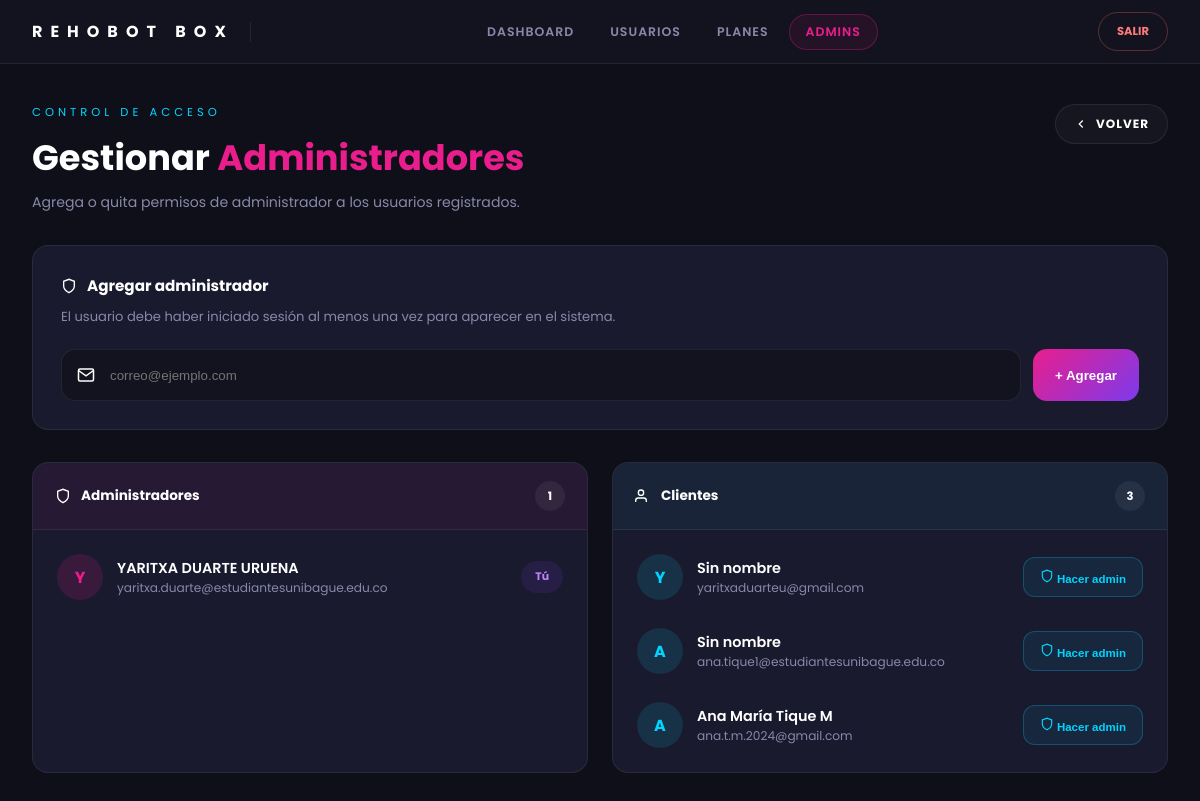
/panel_admin/admins/ (signed in), run on the app's committed database.
### usuarios/models.py (models this page shows, shortened)
class Usuario(AbstractUser):
    ROLES = [
        ('cliente', 'Cliente'),
        ('admin', 'Administrador'),
    ]
    rol = models.CharField(max_length=20, choices=ROLES, default='cliente')
    telefono = models.CharField(null=True, blank=True)
    tipo_documento = models.CharField(max_length=20, null=True, blank=True)
    documento = models.CharField(max_length=20, null=True, blank=True)
    fecha_registro = models.DateTimeField(auto_now_add=True)
    def es_admin(self):
        return self.rol == 'admin'

### gimnasio/views.py (the view, shortened to what this page needs)
# urls.py: path('panel_admin/admins/', views.gestionar_admins, name='gestionar_admins'),
@login_required
def gestionar_admins(request):
    if not request.user.es_admin():
        return redirect('inicio')
    from usuarios.models import Usuario
    admins   = Usuario.objects.filter(rol='admin')
    clientes = Usuario.objects.filter(rol='cliente')
    return render(request, 'gimnasio/gestionar_admins.html', {
        'admins': admins,
        'clientes': clientes,
    })

### templates/gimnasio/gestionar_admins.html (shortened to what this page needs)
{% extends 'gimnasio/base_admin.html' %}
{% load static %}
{% block extra_css %}
<link rel="stylesheet" href="{% static 'css/gestionar_admins.css' %}">
{% endblock %}
{% block content %}
<div class="page-top">
  <div>
    <p class="welcome-tag">Control de acceso</p>
    <h1 class="welcome-title">
      Gestionar <span>Administradores</span>
    </h1>
    <p class="welcome-sub">
      Agrega o quita permisos de administrador a los usuarios registrados.
    </p>
  </div>
  <a href="{% url 'panel_admin' %}" class="btn-volver">
    <svg viewBox="0 0 24 24" fill="none" stroke="currentColor" stroke-width="2" width="14" height="14">
      <polyline points="15 18 9 12 15 6"/>
    </svg>
    Volver
  </a>
</div>
<div class="form-section">
  <div class="form-section-title">
    <svg viewBox="0 0 24 24" fill="none" stroke="currentColor" stroke-width="2" width="16" height="16">
      <path d="M12 22s8-4 8-10V5l-8-3-8 3v7c0 6 8 10 8 10z"/>
    </svg>
    Agregar administrador
  </div>
  <p class="form-section-desc">
    El usuario debe haber iniciado sesión al menos una vez para aparecer en el sistema.
  </p>
  <form method="POST" class="add-form">
    <div class="input-group">
      <svg class="input-icon" viewBox="0 0 24 24" fill="none" stroke="currentColor" stroke-width="2">
        <path d="M4 4h16c1.1 0 2 .9 2 2v12c0 1.1-.9 2-2 2H4c-1.1 0-2-.9-2-2V6c0-1.1.9-2 2-2z"/>
        <polyline points="22,6 12,13 2,6"/>
      </svg>
      <input
        type="email"
        name="email"
        placeholder="correo@ejemplo.com"
        required
        autocomplete="off"
      />
      <button type="submit" class="btn-agregar">
        + Agregar
      </button>
    </div>
  </form>
</div>
<div class="dos-columnas">
  <div class="lista-section">
    <div class="lista-header pink">
      <div class="lista-header-left">
        <svg viewBox="0 0 24 24" fill="none" stroke="currentColor" stroke-width="2" width="16" height="16">
          <path d="M12 22s8-4 8-10V5l-8-3-8 3v7c0 6 8 10 8 10z"/>
        </svg>
        Administradores
      </div>
      <span class="lista-count">
        {{ admins.count }}
      </span>
    </div>
    <div class="lista-body">
      {% for admin in admins %}
      <div class="usuario-row">
        <div class="usuario-avatar pink">
          {{ admin.first_name|slice:":1"|upper|default:admin.email|slice:":1"|upper }}
        </div>
        <div class="usuario-info">
          <div class="usuario-nombre">
            {{ admin.get_full_name|default:"Sin nombre" }}
          </div>
          <div class="usuario-email">
            {{ admin.email }}
          </div>
        </div>
        {% if admin != request.user %}
        <form method="POST" class="form-inline">
          {% csrf_token %}
          <input type="hidden" name="accion" value="quitar"/>
          <input type="hidden" name="email" value="{{ admin.email }}"/>
          <button type="submit" class="btn-quitar" title="Quitar admin">
            <svg viewBox="0 0 24 24" fill="none" stroke="currentColor" stroke-width="2" width="14" height="14">
              <polyline points="3 6 5 6 21 6"/>
              <path d="M19 6l-1 14H6L5 6"/>
              <path d="M10 11v6M14 11v6"/>
            </svg>
            Quitar
          </button>
        </form>
        {% else %}
        <span class="badge-tu">
          Tú
        </span>
        {% endif %}
      </div>
      {% empty %}
      <div class="lista-vacia">
        No hay administradores registrados.
      </div>
      {% endfor %}
    </div>
  </div>
  <div class="lista-section">
    <div class="lista-header cyan">
      <div class="lista-header-left">
        <svg viewBox="0 0 24 24" fill="none" stroke="currentColor" stroke-width="2" width="16" height="16">
          <path d="M17 21v-2a4 4 0 0 0-4-4H5a4 4 0 0 0-4 4v2"/>
          <circle cx="9" cy="7" r="4"/>
        </svg>
        Clientes
      </div>
      <span class="lista-count">
        {{ clientes.count }}
      </span>
    </div>
    <div class="lista-body">
      {% for cliente in clientes %}
      <div class="usuario-row">
        <div class="usuario-avatar cyan">
          {{ cliente.first_name|slice:":1"|upper|default:cliente.email|slice:":1"|upper }}
        </div>
        <div class="usuario-info">
          <div class="usuario-nombre">
            {{ cliente.get_full_name|default:"Sin nombre" }}
          </div>
          <div class="usuario-email">
            {{ cliente.email }}
          </div>
        </div>
        <form method="POST" class="form-inline">
          <button type="submit" class="btn-hacer-admin" title="Hacer admin">
            <svg viewBox="0 0 24 24" fill="none" stroke="currentColor" stroke-width="2" width="14" height="14">
              <path d="M12 22s8-4 8-10V5l-8-3-8 3v7c0 6 8 10 8 10z"/>
            </svg>
            Hacer admin
          </button>
        </form>
      </div>
      {% empty %}
      <div class="lista-vacia">
        No hay clientes registrados.
      </div>
      {% endfor %}
    </div>
  </div>
</div>
{% endblock %}

### static/css/panel_admin.css (style rules this page uses)
:root { --bg: #0f0f1a; --bg-card: #1a1a2e; --bg-card-hover: #22223a; --neon-pink: #e91e8c; --neon-cyan: #00d4ff; --neon-purple: #7c3aed; --text-primary: #ffffff; --text-muted: #8888aa; --border: rgba(255,255,255,0.07); --radius: 16px; --font: 'Poppins', sans-serif; --topbar-h: 64px; }
*, *::before, *::after { box-sizing: border-box; margin: 0; padding: 0; }
body { font-family: var(--font); background: var(--bg); color: var(--text-primary); min-height: 100vh; }
.welcome-tag { font-size: 0.72rem; letter-spacing: 4px; text-transform: uppercase; color: var(--neon-cyan); margin-bottom: 10px; }
.welcome-title { font-size: 2.2rem; font-weight: 700; }
.welcome-title span { color: var(--neon-pink); }
.welcome-sub { margin-top: 8px; color: var(--text-muted); font-size: 0.88rem; }

### static/css/gestionar_admins.css (style rules this page uses)
.page-top { display:flex; align-items:flex-start; justify-content:space-between; gap:20px; margin-bottom:32px; }
.btn-volver { display:flex; align-items:center; gap:8px; padding:10px 18px; border-radius:50px; border:1px solid rgba(255,255,255,0.08); background:rgba(255,255,255,0.03); color:var(--text-primary); text-decoration:none; font-size:0.75rem; font-weight:700; letter-spacing:1px; text-transform:uppercase; transition:0.25s; }
.form-section { background:var(--bg-card); border:1px solid var(--border); border-radius:var(--radius); padding:28px; margin-bottom:32px; }
.form-section-title { display:flex; align-items:center; gap:10px; font-size:0.95rem; font-weight:700; margin-bottom:10px; }
.form-section-desc { font-size:0.82rem; color:var(--text-muted); margin-bottom:22px; }
.input-group { position:relative; display:flex; align-items:center; gap:12px; }
.input-icon { position:absolute; left:16px; width:18px; height:18px; }
.input-group input { flex:1; height:52px; border-radius:14px; border:1px solid var(--border); background:#13131f; padding:0 18px 0 48px; color:white; outline:none; }
.btn-agregar { height:52px; padding:0 22px; border:none; border-radius:14px; background:linear-gradient( 135deg, var(--neon-pink), var(--neon-purple) ); color:white; font-weight:700; cursor:pointer; }
.dos-columnas { display:grid; grid-template-columns:1fr 1fr; gap:24px; }
.lista-section { background:var(--bg-card); border:1px solid var(--border); border-radius:var(--radius); overflow:hidden; }
.lista-header { display:flex; align-items:center; justify-content:space-between; padding:18px 22px; border-bottom:1px solid var(--border); }
.lista-header-left { display:flex; align-items:center; gap:10px; font-size:0.85rem; font-weight:700; }
.lista-header.pink { background:rgba(233,30,140,0.06); }
.lista-header.cyan { background:rgba(0,212,255,0.05); }
.lista-count { width:30px; height:30px; border-radius:50%; background:rgba(255,255,255,0.06); display:flex; align-items:center; justify-content:center; font-size:0.72rem; font-weight:700; }
.lista-body { padding:10px; }
.usuario-row { display:flex; align-items:center; gap:14px; padding:14px; border-radius:14px; transition:0.25s; }
.usuario-avatar { width:46px; height:46px; border-radius:50%; display:flex; align-items:center; justify-content:center; font-weight:700; }
.usuario-avatar.pink { background:rgba(233,30,140,0.15); color:var(--neon-pink); }
.usuario-avatar.cyan { background:rgba(0,212,255,0.12); color:var(--neon-cyan); }
.usuario-info { flex:1; }
.usuario-nombre { font-size:0.9rem; font-weight:600; }
.usuario-email { font-size:0.76rem; color:var(--text-muted); }
.btn-quitar, .btn-hacer-admin { height:40px; padding:0 16px; border-radius:12px; font-size:0.72rem; font-weight:700; cursor:pointer; }
.btn-hacer-admin { border:1px solid rgba(0,212,255,0.25); background:rgba(0,212,255,0.08); color:var(--neon-cyan); }
.badge-tu { padding:8px 14px; border-radius:50px; background:rgba(124,58,237,0.12); color:#c084fc; font-size:0.68rem; font-weight:700; }

### data on the page
Usuario: first_name "Y", get_full_name "YARITXA DUARTE URUENA", email "yaritxa.duarte@estudiantesunibague.edu.co", shows "Tú"
Usuario: first_name "Y", get_full_name "Sin nombre", email "yaritxaduarteu@gmail.com"
Usuario: first_name "A", get_full_name "Sin nombre", email "ana.tique1@estudiantesunibague.edu.co"
Usuario: first_name "A", get_full_name "Ana María Tique M", email "ana.t.m.2024@gmail.com"

### other printed values
{{ admins.count }} "1"
{{ clientes.count }} "3"
